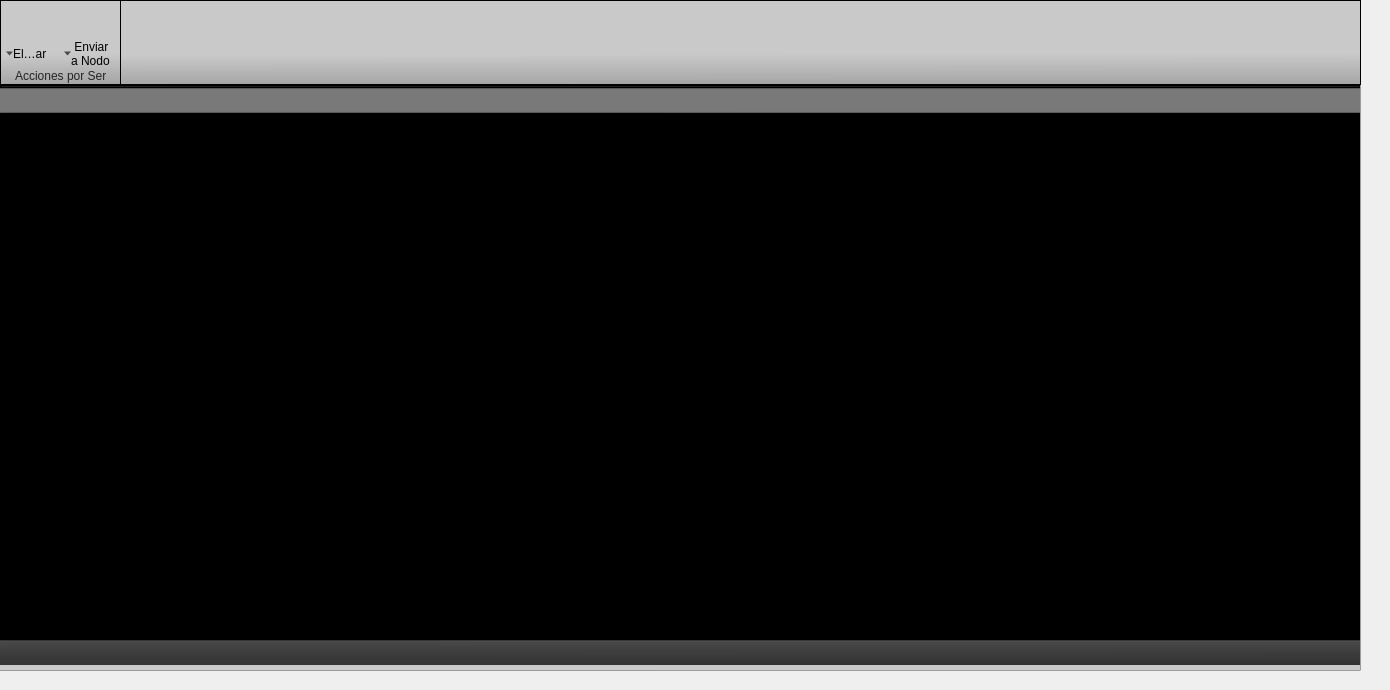
    <widget class="QWidget" name="tab_8">
     <attribute name="title">
      <string>     Serie     </string>
     </attribute>
     <widget class="QFrame" name="frame_7">
      <property name="geometry">
       <rect>
        <x>-20</x>
        <y>-10</y>
        <width>1381</width>
        <height>681</height>
       </rect>
      </property>
      <property name="styleSheet">
       <string notr="true">background-color: rgb(201, 201, 201);</string>
      </property>
      <property name="frameShape">
       <enum>QFrame::StyledPanel</enum>
      </property>
      <property name="frameShadow">
       <enum>QFrame::Raised</enum>
      </property>
      <widget class="QFrame" name="frame_105">
       <property name="geometry">
        <rect>
         <x>20</x>
         <y>10</y>
         <width>1361</width>
         <height>85</height>
        </rect>
       </property>
       <property name="styleSheet">
        <string notr="true">QFrame#frame_9{
	background-color: rgb(255, 0, 255);
}</string>
       </property>
       <property name="frameShape">
        <enum>QFrame::StyledPanel</enum>
       </property>
       <property name="frameShadow">
        <enum>QFrame::Raised</enum>
       </property>
       <widget class="QFrame" name="frame_106">
        <property name="geometry">
         <rect>
          <x>0</x>
          <y>0</y>
          <width>121</width>
          <height>85</height>
         </rect>
        </property>
        <property name="styleSheet">
         <string notr="true">QFrame#frame_106{
	background-color: qlineargradient(spread:pad, x1:0.506, y1:1, x2:0.499955, y2:0.636, stop:0 rgba(165, 165, 165, 255), stop:1 rgba(201, 201, 201, 255));
	border-bottom: 1px solid rgb(112, 112, 112);
	border-right: 1px solid qlineargradient(spread:pad, x1:0.494318, y1:1, x2:0.506, y2:0, stop:0 rgba(112, 112, 112, 255), stop:1 rgba(184, 184, 184, 255))
}</string>
        </property>
        <property name="frameShape">
         <enum>QFrame::StyledPanel</enum>
        </property>
        <property name="frameShadow">
         <enum>QFrame::Raised</enum>
        </property>
        <widget class="QLabel" name="label_40">
         <property name="geometry">
          <rect>
           <x>15</x>
           <y>68</y>
           <width>91</width>
           <height>16</height>
          </rect>
         </property>
         <property name="styleSheet">
          <string notr="true">QLabel{
	background-color: transparent;
	color: rgb(36, 36, 36)
}</string>
         </property>
         <property name="text">
          <string>Acciones por Serie</string>
         </property>
        </widget>
        <widget class="QFrame" name="frame_79">
         <property name="geometry">
          <rect>
           <x>5</x>
           <y>3</y>
           <width>51</width>
           <height>66</height>
          </rect>
         </property>
         <property name="styleSheet">
          <string notr="true">QFrame{
	background-color: transparent;
}

QFrame:hover{
	border-top: 2px solid qlineargradient(spread:pad, x1:0.465909, y1:0, x2:0.465909, y2:1, stop:0 rgba(241, 202, 88, 255), stop:1 rgba(253, 249, 232, 255));
	border-right: 2px solid qlineargradient(spread:pad, x1:0.994318, y1:0.568, x2:0, y2:0.568, stop:0 rgba(241, 204, 84, 255), stop:1 rgba(253, 246, 221, 255));
	border-bottom: 2px solid qlineargradient(spread:pad, x1:0.471, y1:1, x2:0.494, y2:0, stop:0 rgba(244, 213, 73, 255), stop:1 rgba(253, 253, 235, 255));
	border-left: 2px solid qlineargradient(spread:pad, x1:0, y1:0.642, x2:1, y2:0.659, stop:0 rgba(242, 205, 83, 255), stop:1 rgba(253, 246, 223, 255));
	border-radius: 1.5ex;
}

QLabel{
	border:none;
}

QLabel:hover{
	border:none;
padding: 20px;
}


QToolButton{
	background-color: transparent;
	}

QToolButton:hover{
	background-color: qlineargradient(spread:reflect, x1:0.455273, y1:1, x2:0.460273, y2:0, stop:0 rgba(253, 247, 225, 255), stop:0.301136 rgba(252, 228, 137, 255), stop:0.829545 rgba(253, 235, 168, 255), stop:1 rgba(253, 238, 177, 255));
	border-top: 2px solid qlineargradient(spread:pad, x1:0.465909, y1:0, x2:0.465909, y2:1, stop:0 rgba(241, 202, 88, 255), stop:1 rgba(253, 249, 232, 255));
	border-right: 2px solid qlineargradient(spread:pad, x1:0.994318, y1:0.568, x2:0, y2:0.568, stop:0 rgba(241, 204, 84, 255), stop:1 rgba(253, 246, 221, 255));
	border-bottom: 2px solid qlineargradient(spread:pad, x1:0.471, y1:1, x2:0.494, y2:0, stop:0 rgba(244, 213, 73, 255), stop:1 rgba(253, 253, 235, 255));
	border-left: 2px solid qlineargradient(spread:pad, x1:0, y1:0.642, x2:1, y2:0.659, stop:0 rgba(242, 205, 83, 255), stop:1 rgba(253, 246, 223, 255));
	border-radius: 1.5ex;
}

QToolButton:checked{
	background-color: qlineargradient(spread:pad, x1:0.483, y1:1, x2:0.477, y2:0.426, stop:0 rgba(254, 226, 135, 255), stop:1 rgba(250, 214, 121, 255));
	border-top: 2px solid qlineargradient(spread:pad, x1:0.5, y1:0, x2:0.517, y2:1, stop:0 rgba(194, 118, 43, 255), stop:1 rgba(246, 200, 103, 255));
	border-right: 2px solid qlineargradient(spread:pad, x1:1, y1:0.557, x2:0, y2:0.563, stop:0 rgba(194, 128, 50, 255), stop:1 rgba(248, 208, 113, 255));
	border-bottom: 2px solid qlineargradient(spread:pad, x1:0.449, y1:1, x2:0.449, y2:0, stop:0 rgba(194, 158, 71, 255), stop:1 rgba(250, 215, 122, 255));
	border-left: 2px solid qlineargradient(spread:pad, x1:0, y1:0.545455, x2:1, y2:0.54, stop:0 rgba(194, 132, 53, 255), stop:1 rgba(248, 209, 114, 255));
	border-radius: 1.5ex;
}

</string>
         </property>
         <property name="frameShape">
          <enum>QFrame::StyledPanel</enum>
         </property>
         <property name="frameShadow">
          <enum>QFrame::Raised</enum>
         </property>
         <widget class="QFrame" name="frame_80">
          <property name="geometry">
           <rect>
            <x>0</x>
            <y>0</y>
            <width>51</width>
            <height>38</height>
           </rect>
          </property>
          <property name="styleSheet">
           <string notr="true"/>
          </property>
          <property name="frameShape">
           <enum>QFrame::StyledPanel</enum>
          </property>
          <property name="frameShadow">
           <enum>QFrame::Raised</enum>
          </property>
          <widget class="QLabel" name="label_41">
           <property name="geometry">
            <rect>
             <x>9</x>
             <y>0</y>
             <width>31</width>
             <height>41</height>
            </rect>
           </property>
           <property name="styleSheet">
            <string notr="true"/>
           </property>
           <property name="text">
            <string/>
           </property>
           <property name="pixmap">
            <pixmap resource="resources.qrc">:/Visor/assets/visor/cerrar.png</pixmap>
           </property>
          </widget>
         </widget>
         <widget class="QToolButton" name="toolButton_41">
          <property name="geometry">
           <rect>
            <x>0</x>
            <y>36</y>
            <width>51</width>
            <height>29</height>
           </rect>
          </property>
          <property name="text">
           <string>Eliminar</string>
          </property>
          <property name="iconSize">
           <size>
            <width>3</width>
            <height>4</height>
           </size>
          </property>
          <property name="toolButtonStyle">
           <enum>Qt::ToolButtonTextBesideIcon</enum>
          </property>
          <property name="arrowType">
           <enum>Qt::DownArrow</enum>
          </property>
         </widget>
        </widget>
        <widget class="QFrame" name="frame_103">
         <property name="geometry">
          <rect>
           <x>63</x>
           <y>3</y>
           <width>51</width>
           <height>66</height>
          </rect>
         </property>
         <property name="styleSheet">
          <string notr="true">QFrame{
	background-color: transparent;
}

QFrame:hover{
	border-top: 2px solid qlineargradient(spread:pad, x1:0.465909, y1:0, x2:0.465909, y2:1, stop:0 rgba(241, 202, 88, 255), stop:1 rgba(253, 249, 232, 255));
	border-right: 2px solid qlineargradient(spread:pad, x1:0.994318, y1:0.568, x2:0, y2:0.568, stop:0 rgba(241, 204, 84, 255), stop:1 rgba(253, 246, 221, 255));
	border-bottom: 2px solid qlineargradient(spread:pad, x1:0.471, y1:1, x2:0.494, y2:0, stop:0 rgba(244, 213, 73, 255), stop:1 rgba(253, 253, 235, 255));
	border-left: 2px solid qlineargradient(spread:pad, x1:0, y1:0.642, x2:1, y2:0.659, stop:0 rgba(242, 205, 83, 255), stop:1 rgba(253, 246, 223, 255));
	border-radius: 1.5ex;
}

QLabel{
	border:none;
}

QLabel:hover{
	border:none;
padding: 20px;
}


QToolButton{
	background-color: transparent;
	}

QToolButton:hover{
	background-color: qlineargradient(spread:reflect, x1:0.455273, y1:1, x2:0.460273, y2:0, stop:0 rgba(253, 247, 225, 255), stop:0.301136 rgba(252, 228, 137, 255), stop:0.829545 rgba(253, 235, 168, 255), stop:1 rgba(253, 238, 177, 255));
	border-top: 2px solid qlineargradient(spread:pad, x1:0.465909, y1:0, x2:0.465909, y2:1, stop:0 rgba(241, 202, 88, 255), stop:1 rgba(253, 249, 232, 255));
	border-right: 2px solid qlineargradient(spread:pad, x1:0.994318, y1:0.568, x2:0, y2:0.568, stop:0 rgba(241, 204, 84, 255), stop:1 rgba(253, 246, 221, 255));
	border-bottom: 2px solid qlineargradient(spread:pad, x1:0.471, y1:1, x2:0.494, y2:0, stop:0 rgba(244, 213, 73, 255), stop:1 rgba(253, 253, 235, 255));
	border-left: 2px solid qlineargradient(spread:pad, x1:0, y1:0.642, x2:1, y2:0.659, stop:0 rgba(242, 205, 83, 255), stop:1 rgba(253, 246, 223, 255));
	border-radius: 1.5ex;
}

QToolButton:checked{
	background-color: qlineargradient(spread:pad, x1:0.483, y1:1, x2:0.477, y2:0.426, stop:0 rgba(254, 226, 135, 255), stop:1 rgba(250, 214, 121, 255));
	border-top: 2px solid qlineargradient(spread:pad, x1:0.5, y1:0, x2:0.517, y2:1, stop:0 rgba(194, 118, 43, 255), stop:1 rgba(246, 200, 103, 255));
	border-right: 2px solid qlineargradient(spread:pad, x1:1, y1:0.557, x2:0, y2:0.563, stop:0 rgba(194, 128, 50, 255), stop:1 rgba(248, 208, 113, 255));
	border-bottom: 2px solid qlineargradient(spread:pad, x1:0.449, y1:1, x2:0.449, y2:0, stop:0 rgba(194, 158, 71, 255), stop:1 rgba(250, 215, 122, 255));
	border-left: 2px solid qlineargradient(spread:pad, x1:0, y1:0.545455, x2:1, y2:0.54, stop:0 rgba(194, 132, 53, 255), stop:1 rgba(248, 209, 114, 255));
	border-radius: 1.5ex;
}

</string>
         </property>
         <property name="frameShape">
          <enum>QFrame::StyledPanel</enum>
         </property>
         <property name="frameShadow">
          <enum>QFrame::Raised</enum>
         </property>
         <widget class="QFrame" name="frame_104">
          <property name="geometry">
           <rect>
            <x>0</x>
            <y>0</y>
            <width>51</width>
            <height>38</height>
           </rect>
          </property>
          <property name="styleSheet">
           <string notr="true"/>
          </property>
          <property name="frameShape">
           <enum>QFrame::StyledPanel</enum>
          </property>
          <property name="frameShadow">
           <enum>QFrame::Raised</enum>
          </property>
          <widget class="QLabel" name="label_42">
           <property name="geometry">
            <rect>
             <x>7</x>
             <y>0</y>
             <width>31</width>
             <height>41</height>
            </rect>
           </property>
           <property name="styleSheet">
            <string notr="true"/>
           </property>
           <property name="text">
            <string/>
           </property>
           <property name="pixmap">
            <pixmap resource="resources.qrc">:/bandeja_de_casos/assets/bandeja_de_casos/sendServer.png</pixmap>
           </property>
          </widget>
         </widget>
         <widget class="QToolButton" name="toolButton_42">
          <property name="geometry">
           <rect>
            <x>0</x>
            <y>36</y>
            <width>51</width>
            <height>29</height>
           </rect>
          </property>
          <property name="text">
           <string> Enviar
a Nodo</string>
          </property>
          <property name="iconSize">
           <size>
            <width>3</width>
            <height>4</height>
           </size>
          </property>
          <property name="toolButtonStyle">
           <enum>Qt::ToolButtonTextBesideIcon</enum>
          </property>
          <property name="arrowType">
           <enum>Qt::DownArrow</enum>
          </property>
         </widget>
        </widget>
       </widget>
       <widget class="QFrame" name="frame_126">
        <property name="geometry">
         <rect>
          <x>120</x>
          <y>0</y>
          <width>1241</width>
          <height>85</height>
         </rect>
        </property>
        <property name="styleSheet">
         <string notr="true">QFrame#frame_126{
	background-color: qlineargradient(spread:pad, x1:0.506, y1:1, x2:0.499955, y2:0.636, stop:0 rgba(165, 165, 165, 255), stop:1 rgba(201, 201, 201, 255));
	border-bottom: 1px solid rgb(112, 112, 112);
}</string>
        </property>
        <property name="frameShape">
         <enum>QFrame::StyledPanel</enum>
        </property>
        <property name="frameShadow">
         <enum>QFrame::Raised</enum>
        </property>
       </widget>
       <zorder>frame_126</zorder>
       <zorder>frame_106</zorder>
      </widget>
      <widget class="QFrame" name="frame_143">
       <property name="geometry">
        <rect>
         <x>20</x>
         <y>95</y>
         <width>1361</width>
         <height>561</height>
        </rect>
       </property>
       <property name="frameShape">
        <enum>QFrame::StyledPanel</enum>
       </property>
       <property name="frameShadow">
        <enum>QFrame::Raised</enum>
       </property>
       <widget class="QFrame" name="frame_144">
        <property name="geometry">
         <rect>
          <x>0</x>
          <y>0</y>
          <width>1360</width>
          <height>3</height>
         </rect>
        </property>
        <property name="styleSheet">
         <string notr="true">background-color: qlineargradient(spread:pad, x1:0.511364, y1:1, x2:0.489, y2:0, stop:0 rgba(21, 21, 21, 255), stop:1 rgba(36, 36, 36, 255));</string>
        </property>
        <property name="frameShape">
         <enum>QFrame::StyledPanel</enum>
        </property>
        <property name="frameShadow">
         <enum>QFrame::Raised</enum>
        </property>
       </widget>
       <widget class="QFrame" name="frame_145">
        <property name="geometry">
         <rect>
          <x>0</x>
          <y>3</y>
          <width>1360</width>
          <height>25</height>
         </rect>
        </property>
        <property name="styleSheet">
         <string notr="true">border-top: 2px solid qlineargradient(spread:pad, x1:0.494, y1:0, x2:0.5, y2:1, stop:0 rgba(78, 78, 78, 255), stop:1 rgba(132, 132, 132, 255));
border-bottom: 2px solid qlineargradient(spread:pad, x1:0.465909, y1:1, x2:0.477273, y2:0, stop:0 rgba(78, 78, 78, 255), stop:1 rgba(132, 132, 132, 255));
background-color: rgb(121, 121, 121);</string>
        </property>
        <property name="frameShape">
         <enum>QFrame::StyledPanel</enum>
        </property>
        <property name="frameShadow">
         <enum>QFrame::Raised</enum>
        </property>
       </widget>
       <widget class="QFrame" name="frame_146">
        <property name="geometry">
         <rect>
          <x>0</x>
          <y>28</y>
          <width>1360</width>
          <height>531</height>
         </rect>
        </property>
        <property name="styleSheet">
         <string notr="true">background-color: rgb(0, 0, 0);</string>
        </property>
        <property name="frameShape">
         <enum>QFrame::StyledPanel</enum>
        </property>
        <property name="frameShadow">
         <enum>QFrame::Raised</enum>
        </property>
       </widget>
      </widget>
      <widget class="QFrame" name="frame_147">
       <property name="geometry">
        <rect>
         <x>20</x>
         <y>650</y>
         <width>1360</width>
         <height>25</height>
        </rect>
       </property>
       <property name="styleSheet">
        <string notr="true">border-top: 2px solid qlineargradient(spread:pad, x1:0.477273, y1:0, x2:0.534091, y2:1, stop:0 rgba(44, 44, 44, 255), stop:1 rgba(88, 88, 88, 255));
background-color: qlineargradient(spread:pad, x1:0.517, y1:1, x2:0.489, y2:0, stop:0 rgba(50, 50, 50, 255), stop:1 rgba(73, 73, 73, 255));</string>
       </property>
       <property name="frameShape">
        <enum>QFrame::StyledPanel</enum>
       </property>
       <property name="frameShadow">
        <enum>QFrame::Raised</enum>
       </property>
      </widget>
     </widget>
    </widget>
